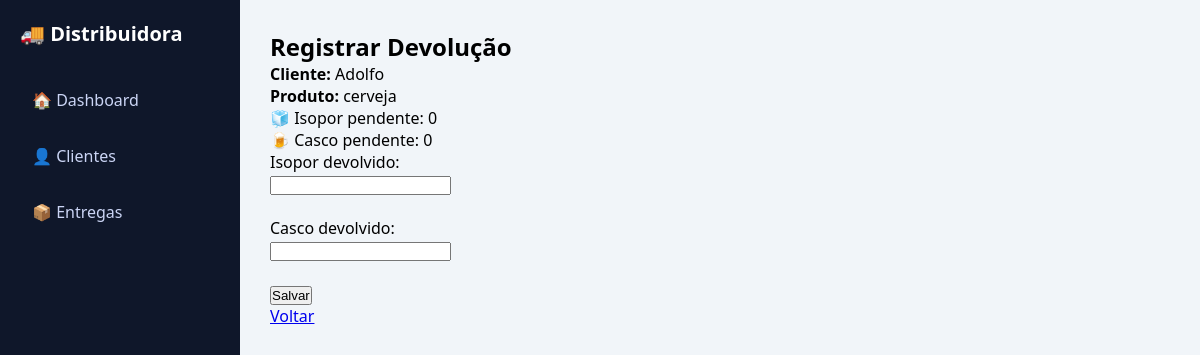
Screenshot of /entregas/devolucao/1/ with the database file from the repository.
### core/models.py (models this page shows, shortened)
class Entrega(models.Model):
    cliente = models.ForeignKey(Cliente, on_delete=models.CASCADE)
    produto = models.CharField(max_length=100)
    quantidade = models.IntegerField()
    data_entrega = models.DateField()
    isopor_enviado = models.IntegerField(default=0, blank=True)
    casco_enviado = models.IntegerField(default=0, blank=True)
    isopor_devolvido = models.IntegerField(default=0, blank=True)
    casco_devolvido = models.IntegerField(default=0, blank=True)
    foto_isopor = models.ImageField(upload_to='entregas/', null=True, blank=True)
    status = models.CharField(
        max_length=20,
        choices=[
            ('Pendente', 'Pendente'),
            ('Entregue', 'Entregue')
        ],
        default='Pendente'
    )
    @property
    def isopor_pendente(self):
        return self.isopor_enviado - self.isopor_devolvido
    @property
    def casco_pendente(self):
        return self.casco_enviado - self.casco_devolvido

class Cliente(models.Model):
    nome = models.CharField(max_length=100)
    telefone = models.CharField(max_length=20)
    endereco = models.CharField(max_length=255)
    data_cadastro = models.DateTimeField(auto_now_add=True)
    def __str__(self):
        return self.nome

### core/views.py (the view, shortened to what this page needs)
# urls.py: path('entregas/devolucao/<int:id>/', views.registrar_devolucao, name='registrar_devolucao'),
def registrar_devolucao(request, id):
    entrega = Entrega.objects.get(id=id)
    return render(request, 'registrar_devolucao.html', {'entrega': entrega})

### core/templates/registrar_devolucao.html (shortened to what this page needs)
{% extends 'base.html' %}
{% load static %}
{% block content %}
<!DOCTYPE html>
<html>
<head>
    <link rel="stylesheet" href="{% static 'css/style.css' %}">
</head>
<body>
<h2>Registrar Devolução</h2>
<p><strong>Cliente:</strong> {{ entrega.cliente }}</p>
<p><strong>Produto:</strong> {{ entrega.produto }}</p>
<p>🧊 Isopor pendente: {{ entrega.isopor_pendente }}</p>
<p>🍺 Casco pendente: {{ entrega.casco_pendente }}</p>
<form method="POST">
    <label>Isopor devolvido:</label><br>
    <input type="number" name="isopor_devolvido"><br><br>
    <label>Casco devolvido:</label><br>
    <input type="number" name="casco_devolvido"><br><br>
    <button type="submit">Salvar</button>
</form>
<a href="/entregas/">Voltar</a>
</body>
</html>
{% endblock %}

### core/static/css/style.css (style rules this page uses)
* { margin: 0; padding: 0; box-sizing: border-box; }
body { font-family: 'Segoe UI', sans-serif; display: flex; background: #F1F5F9; }

### rows the page displays
Entrega: cliente "Adolfo", produto "cerveja", isopor_pendente "0", casco_pendente "0"
